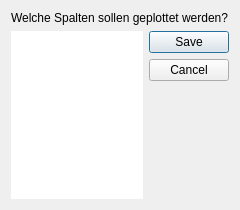
<?xml version="1.0" encoding="UTF-8"?>
<ui version="4.0">
 <class>DiaColsToPlot</class>
 <widget class="QDialog" name="DiaColsToPlot">
  <property name="geometry">
   <rect>
    <x>0</x>
    <y>0</y>
    <width>213</width>
    <height>210</height>
   </rect>
  </property>
  <property name="windowTitle">
   <string>Plotelemente</string>
  </property>
  <property name="sizeGripEnabled">
   <bool>false</bool>
  </property>
  <property name="modal">
   <bool>false</bool>
  </property>
  <layout class="QVBoxLayout" name="verticalLayout">
   <item>
    <widget class="QLabel" name="label">
     <property name="text">
      <string>Welche Spalten sollen geplottet werden?</string>
     </property>
    </widget>
   </item>
   <item>
    <layout class="QHBoxLayout" name="horizontalLayout_2">
     <property name="leftMargin">
      <number>0</number>
     </property>
     <property name="topMargin">
      <number>0</number>
     </property>
     <item>
      <widget class="QListWidget" name="list_dialog">
       <property name="autoFillBackground">
        <bool>true</bool>
       </property>
       <property name="frameShape">
        <enum>QFrame::NoFrame</enum>
       </property>
       <property name="frameShadow">
        <enum>QFrame::Plain</enum>
       </property>
       <property name="editTriggers">
        <set>QAbstractItemView::NoEditTriggers</set>
       </property>
       <property name="showDropIndicator" stdset="0">
        <bool>false</bool>
       </property>
       <property name="defaultDropAction">
        <enum>Qt::IgnoreAction</enum>
       </property>
       <property name="alternatingRowColors">
        <bool>true</bool>
       </property>
      </widget>
     </item>
     <item>
      <layout class="QVBoxLayout" name="verticalLayout_2">
       <item>
        <widget class="QDialogButtonBox" name="buttonBox">
         <property name="sizePolicy">
          <sizepolicy hsizetype="Fixed" vsizetype="Fixed">
           <horstretch>0</horstretch>
           <verstretch>0</verstretch>
          </sizepolicy>
         </property>
         <property name="orientation">
          <enum>Qt::Vertical</enum>
         </property>
         <property name="standardButtons">
          <set>QDialogButtonBox::Cancel|QDialogButtonBox::Save</set>
         </property>
         <property name="centerButtons">
          <bool>false</bool>
         </property>
        </widget>
       </item>
       <item>
        <spacer name="verticalSpacer">
         <property name="orientation">
          <enum>Qt::Vertical</enum>
         </property>
         <property name="sizeHint" stdset="0">
          <size>
           <width>20</width>
           <height>40</height>
          </size>
         </property>
        </spacer>
       </item>
      </layout>
     </item>
    </layout>
   </item>
  </layout>
 </widget>
 <resources/>
 <connections>
  <connection>
   <sender>buttonBox</sender>
   <signal>accepted()</signal>
   <receiver>DiaColsToPlot</receiver>
   <slot>close()</slot>
   <hints>
    <hint type="sourcelabel">
     <x>87</x>
     <y>366</y>
    </hint>
    <hint type="destinationlabel">
     <x>127</x>
     <y>193</y>
    </hint>
   </hints>
  </connection>
  <connection>
   <sender>buttonBox</sender>
   <signal>rejected()</signal>
   <receiver>DiaColsToPlot</receiver>
   <slot>close()</slot>
   <hints>
    <hint type="sourcelabel">
     <x>87</x>
     <y>366</y>
    </hint>
    <hint type="destinationlabel">
     <x>127</x>
     <y>193</y>
    </hint>
   </hints>
  </connection>
  <connection>
   <sender>buttonBox</sender>
   <signal>accepted()</signal>
   <receiver>DiaColsToPlot</receiver>
   <slot>accept()</slot>
   <hints>
    <hint type="sourcelabel">
     <x>87</x>
     <y>366</y>
    </hint>
    <hint type="destinationlabel">
     <x>127</x>
     <y>193</y>
    </hint>
   </hints>
  </connection>
 </connections>
</ui>
